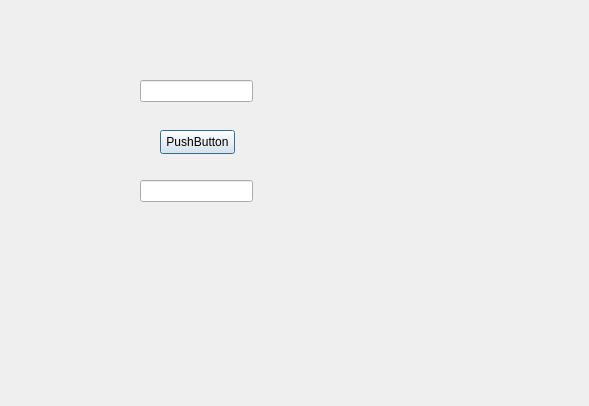
<?xml version="1.0" encoding="UTF-8"?>
<ui version="4.0">
 <class>CalculateConsumption</class>
 <widget class="QDialog" name="CalculateConsumption">
  <property name="geometry">
   <rect>
    <x>0</x>
    <y>0</y>
    <width>589</width>
    <height>406</height>
   </rect>
  </property>
  <property name="windowTitle">
   <string>Dialog</string>
  </property>
  <widget class="QLineEdit" name="lineKm">
   <property name="geometry">
    <rect>
     <x>140</x>
     <y>80</y>
     <width>113</width>
     <height>22</height>
    </rect>
   </property>
  </widget>
  <widget class="QLineEdit" name="lineResult">
   <property name="geometry">
    <rect>
     <x>140</x>
     <y>180</y>
     <width>113</width>
     <height>22</height>
    </rect>
   </property>
  </widget>
  <widget class="QPushButton" name="btnCalculateCons">
   <property name="geometry">
    <rect>
     <x>160</x>
     <y>130</y>
     <width>75</width>
     <height>24</height>
    </rect>
   </property>
   <property name="text">
    <string>PushButton</string>
   </property>
  </widget>
 </widget>
 <resources/>
 <connections/>
</ui>
